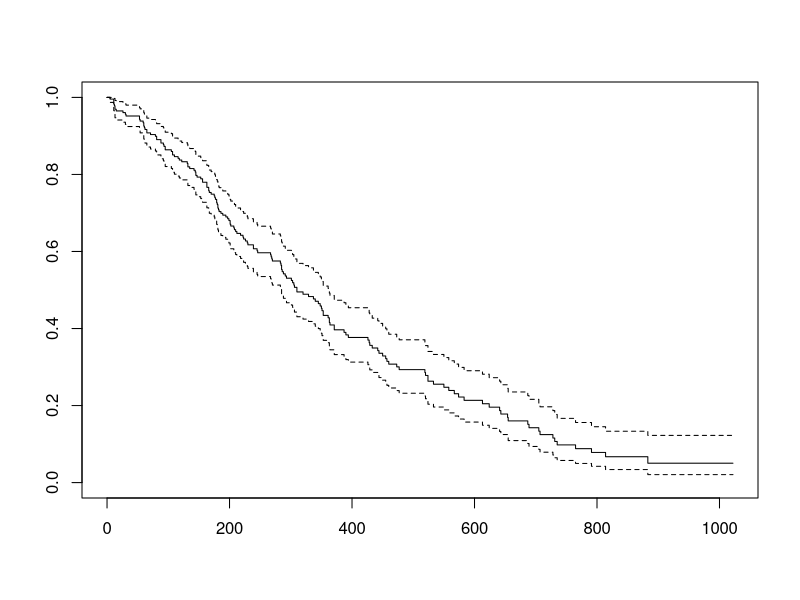
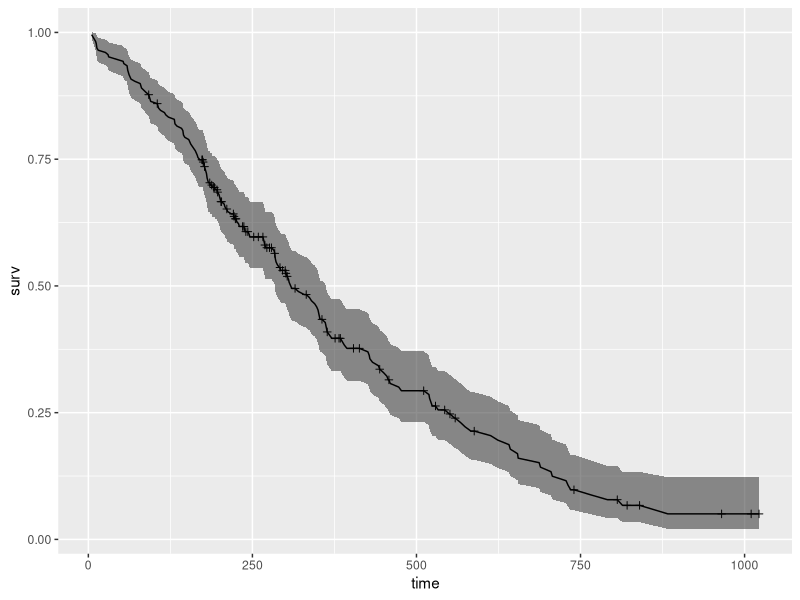

R code for these plots, in order:
#### Plot survival curves with ggplot

library(survival)
library(ggplot2)
library(ggfortify)

# first you need a survfit object
fit <- survfit(Surv(time, status) ~ 1, data = lung)

# standard r-base survival plot
plot(fit)

# convert survfit object to data frame
fit2  <- fortify(fit)

# get the same plot with ggplot
ggplot(data = fit2, aes(x = time, y = surv)) +
         # plot the confidence interval as area
         geom_ribbon(aes(ymax = upper, ymin = lower, alpha = .2)) +
         # plot survival curve
         geom_line() + 
         # plot censor marks
         geom_point(aes(shape = factor(ifelse(n.censor >= 1, 1, NA)))) + 
         # format censor shape as "+"
         scale_shape_manual(values = 3) + 
         # hide legends 
         guides(shape = "none", alpha = "none") 
